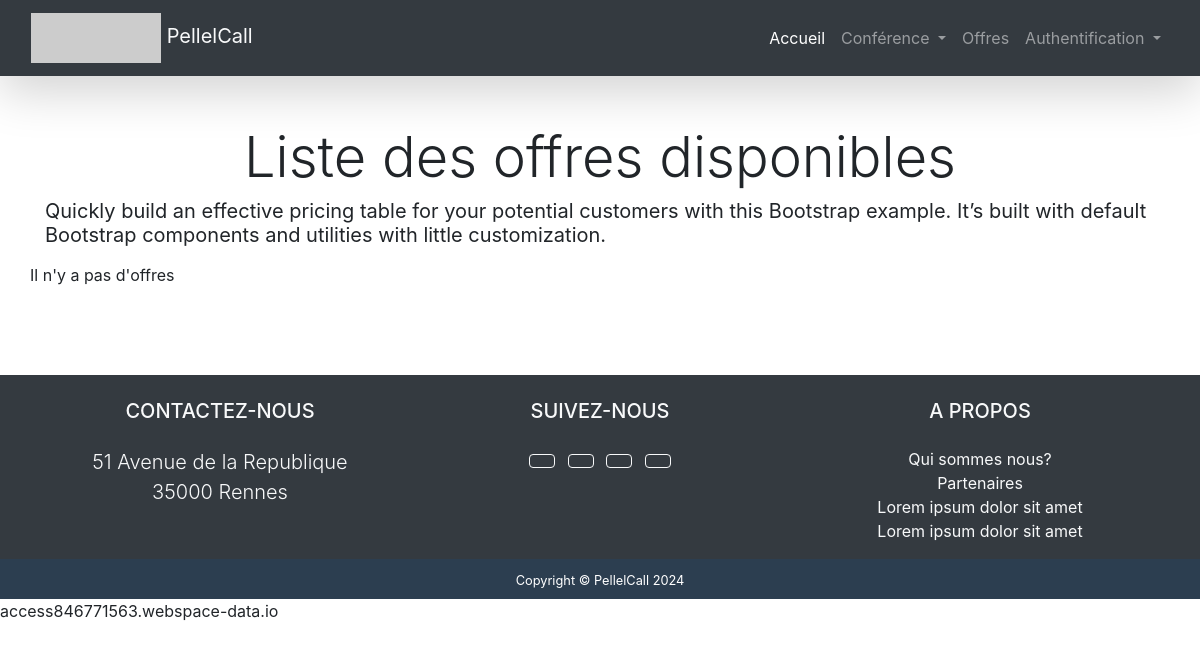
/meeting/offers/, run on an earlier commit of the app's database.
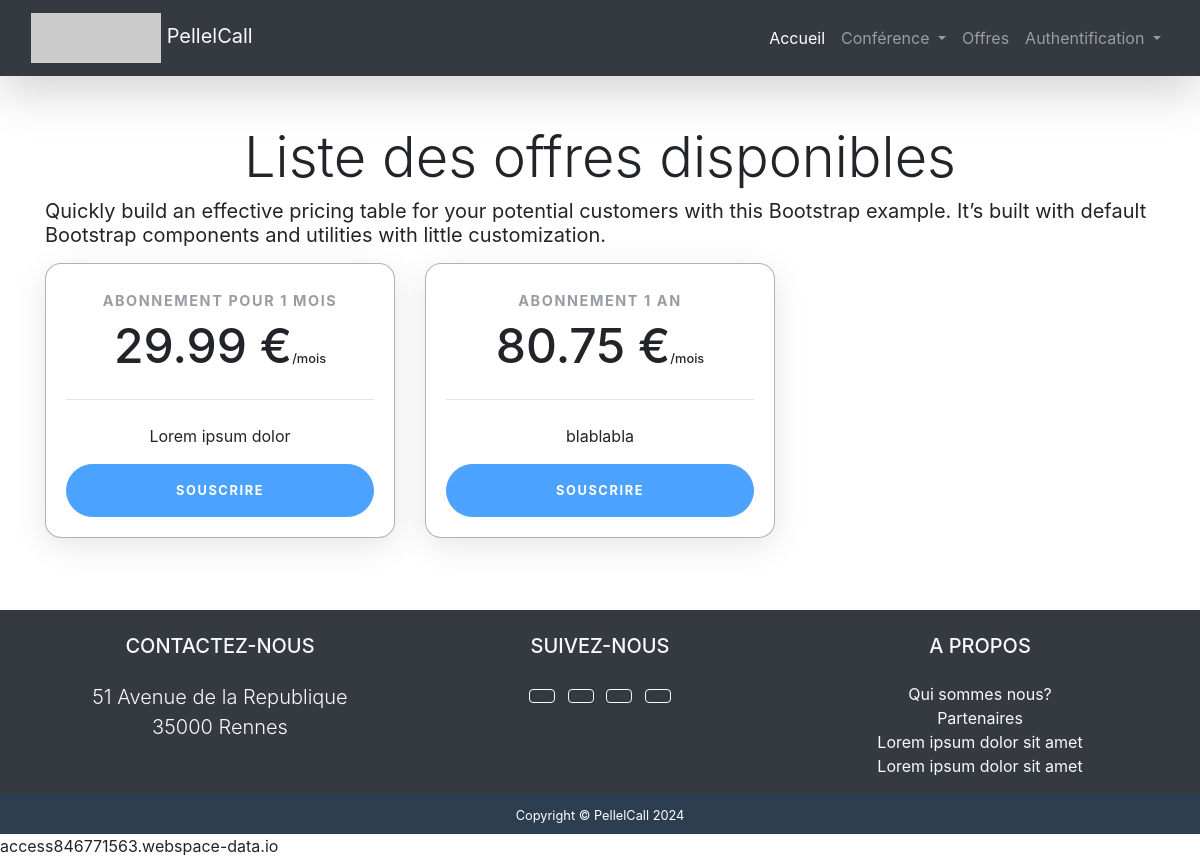
And on a later commit of the database.
### meeting/models.py (models this page shows, shortened)
class Offer(models.Model):
    title = models.CharField(max_length=255, verbose_name="titre")
    description = models.TextField()
    price = models.DecimalField(verbose_name="prix", max_digits=10, decimal_places=2)
    users = models.ManyToManyField(User, through="Souscription", verbose_name="Utilisateurs souscrits", related_name="offers")
    class Meta:
        verbose_name = "offre"

### meeting/views.py (the view)
class OfferList(ListView):
    model = Offer
    context_object_name = 'offers'
    template_name = 'meeting/offers.html'

### meeting/templates/meeting/offers.html (shortened to what this page needs)
{% extends 'base.html' %}
{% block othercss %}
    {% load static %}
    <link rel="stylesheet" href="{% static 'meeting/css/offer.css' %}">
{% endblock %}
{% block content %}
<section class="pricing pb-4">
    <div class="container">
        <h2 class="display-4 text-center">Liste des offres disponibles </h2>
        <p class="h5 font-weight-normal">Quickly build an effective pricing table for your potential customers
        with this Bootstrap example. It’s built with default Bootstrap components
        and utilities with little customization.</p>
        <div class="row mt-3">
            {% if offers %}
                {% for offer in offers  %}
                <div class="col-lg-4">
                    <div class="card mb-5 mb-lg-0">
                        <div class="card-body">
                            <h5 class="card-title text-muted text-uppercase text-center">{{offer.title}}</h5>
                            <h6 class="card-price text-center">{{offer.price}} €<span class="period">/mois</span></h6>
                            <hr>
                            <div class="card-description text-center">
                                {{offer.description|linebreaks}}
                            </div>
                            <a href="{% url 'offer_detail' offer.id %}" class="btn btn-block btn-primary text-uppercase">Souscrire</a>
                        </div>
                    </div>
                </div>
                {% endfor %}
            {% else %}
                <p>Il n'y a pas d'offres </p>
            {% endif %}
        </div>
    </div>
</section>
{% endblock %}

What changed in the data, as far as the page shows it:
added Offer: title "ABONNEMENT POUR 1 MOIS", price "29.99", description "Lorem ipsum dolor"
added Offer: title "ABONNEMENT 1 AN", price "80.75", description "blablabla"
Also different on the page:
text no longer shown: "Il n'y a pas d'offres"
